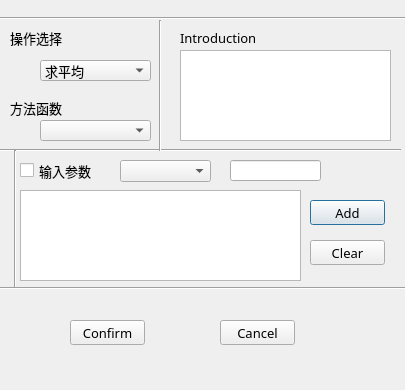
<?xml version="1.0" encoding="UTF-8"?>
<ui version="4.0">
 <class>Process</class>
 <widget class="QDialog" name="Process">
  <property name="geometry">
   <rect>
    <x>0</x>
    <y>0</y>
    <width>405</width>
    <height>390</height>
   </rect>
  </property>
  <property name="minimumSize">
   <size>
    <width>405</width>
    <height>390</height>
   </size>
  </property>
  <property name="maximumSize">
   <size>
    <width>405</width>
    <height>390</height>
   </size>
  </property>
  <property name="font">
   <font>
    <family>微软雅黑</family>
    <pointsize>10</pointsize>
   </font>
  </property>
  <property name="windowTitle">
   <string>数据处理</string>
  </property>
  <widget class="Line" name="line">
   <property name="geometry">
    <rect>
     <x>0</x>
     <y>10</y>
     <width>411</width>
     <height>16</height>
    </rect>
   </property>
   <property name="orientation">
    <enum>Qt::Horizontal</enum>
   </property>
  </widget>
  <widget class="Line" name="line_3">
   <property name="geometry">
    <rect>
     <x>0</x>
     <y>120</y>
     <width>401</width>
     <height>61</height>
    </rect>
   </property>
   <property name="orientation">
    <enum>Qt::Horizontal</enum>
   </property>
  </widget>
  <widget class="QComboBox" name="pcomboBox1">
   <property name="geometry">
    <rect>
     <x>40</x>
     <y>60</y>
     <width>111</width>
     <height>21</height>
    </rect>
   </property>
   <property name="focusPolicy">
    <enum>Qt::WheelFocus</enum>
   </property>
   <property name="autoFillBackground">
    <bool>false</bool>
   </property>
   <property name="styleSheet">
    <string notr="true">font: 75 9pt &quot;宋体&quot;;</string>
   </property>
   <property name="frame">
    <bool>true</bool>
   </property>
   <item>
    <property name="text">
     <string>求平均</string>
    </property>
   </item>
   <item>
    <property name="text">
     <string>求方差</string>
    </property>
   </item>
   <item>
    <property name="text">
     <string>排序</string>
    </property>
   </item>
   <item>
    <property name="text">
     <string>滑动平均</string>
    </property>
   </item>
   <item>
    <property name="text">
     <string>中值滤波</string>
    </property>
   </item>
   <item>
    <property name="text">
     <string>高斯滤波</string>
    </property>
   </item>
   <item>
    <property name="text">
     <string>统计信息</string>
    </property>
   </item>
  </widget>
  <widget class="QLabel" name="label">
   <property name="geometry">
    <rect>
     <x>10</x>
     <y>100</y>
     <width>81</width>
     <height>16</height>
    </rect>
   </property>
   <property name="styleSheet">
    <string notr="true">font: 75 12pt &quot;宋体&quot;;</string>
   </property>
   <property name="text">
    <string>方法函数</string>
   </property>
  </widget>
  <widget class="Line" name="line_2">
   <property name="geometry">
    <rect>
     <x>150</x>
     <y>20</y>
     <width>21</width>
     <height>131</height>
    </rect>
   </property>
   <property name="orientation">
    <enum>Qt::Vertical</enum>
   </property>
  </widget>
  <widget class="QLabel" name="label_2">
   <property name="geometry">
    <rect>
     <x>180</x>
     <y>30</y>
     <width>101</width>
     <height>16</height>
    </rect>
   </property>
   <property name="styleSheet">
    <string notr="true">font: 75 9pt &quot;宋体&quot;;</string>
   </property>
   <property name="text">
    <string>Introduction</string>
   </property>
  </widget>
  <widget class="QTextEdit" name="textEdit">
   <property name="geometry">
    <rect>
     <x>180</x>
     <y>50</y>
     <width>211</width>
     <height>91</height>
    </rect>
   </property>
   <property name="styleSheet">
    <string notr="true">font: 75 12pt &quot;宋体&quot;;</string>
   </property>
   <property name="undoRedoEnabled">
    <bool>false</bool>
   </property>
   <property name="lineWrapMode">
    <enum>QTextEdit::WidgetWidth</enum>
   </property>
   <property name="textInteractionFlags">
    <set>Qt::NoTextInteraction</set>
   </property>
  </widget>
  <widget class="QPushButton" name="pushButton">
   <property name="geometry">
    <rect>
     <x>310</x>
     <y>200</y>
     <width>75</width>
     <height>25</height>
    </rect>
   </property>
   <property name="styleSheet">
    <string notr="true">font: 75 9pt &quot;宋体&quot;;</string>
   </property>
   <property name="text">
    <string>Add</string>
   </property>
  </widget>
  <widget class="QPushButton" name="pushButton_2">
   <property name="geometry">
    <rect>
     <x>310</x>
     <y>240</y>
     <width>75</width>
     <height>25</height>
    </rect>
   </property>
   <property name="styleSheet">
    <string notr="true">font: 75 9pt &quot;宋体&quot;;</string>
   </property>
   <property name="text">
    <string>Clear</string>
   </property>
  </widget>
  <widget class="QTextEdit" name="textEdit_2">
   <property name="geometry">
    <rect>
     <x>20</x>
     <y>190</y>
     <width>281</width>
     <height>91</height>
    </rect>
   </property>
   <property name="styleSheet">
    <string notr="true">font: 75 12pt &quot;宋体&quot;;</string>
   </property>
  </widget>
  <widget class="Line" name="line_4">
   <property name="geometry">
    <rect>
     <x>0</x>
     <y>280</y>
     <width>431</width>
     <height>16</height>
    </rect>
   </property>
   <property name="orientation">
    <enum>Qt::Horizontal</enum>
   </property>
  </widget>
  <widget class="QLineEdit" name="lineEdit">
   <property name="geometry">
    <rect>
     <x>230</x>
     <y>160</y>
     <width>91</width>
     <height>21</height>
    </rect>
   </property>
   <property name="styleSheet">
    <string notr="true">font: 75 12pt &quot;宋体&quot;;</string>
   </property>
  </widget>
  <widget class="QComboBox" name="pcomboBox3">
   <property name="geometry">
    <rect>
     <x>120</x>
     <y>160</y>
     <width>91</width>
     <height>22</height>
    </rect>
   </property>
  </widget>
  <widget class="Line" name="line_5">
   <property name="geometry">
    <rect>
     <x>-10</x>
     <y>150</y>
     <width>51</width>
     <height>138</height>
    </rect>
   </property>
   <property name="orientation">
    <enum>Qt::Vertical</enum>
   </property>
  </widget>
  <widget class="QLabel" name="label1">
   <property name="geometry">
    <rect>
     <x>10</x>
     <y>30</y>
     <width>101</width>
     <height>16</height>
    </rect>
   </property>
   <property name="styleSheet">
    <string notr="true">font: 75 12pt &quot;宋体&quot;;</string>
   </property>
   <property name="text">
    <string>操作选择</string>
   </property>
  </widget>
  <widget class="QComboBox" name="pcomboBox2">
   <property name="geometry">
    <rect>
     <x>40</x>
     <y>120</y>
     <width>111</width>
     <height>21</height>
    </rect>
   </property>
   <property name="font">
    <font>
     <family>宋体</family>
     <pointsize>9</pointsize>
     <weight>9</weight>
     <italic>false</italic>
     <bold>false</bold>
    </font>
   </property>
   <property name="styleSheet">
    <string notr="true">font: 75 9pt &quot;宋体&quot;;</string>
   </property>
  </widget>
  <widget class="QCheckBox" name="pcheckBox">
   <property name="geometry">
    <rect>
     <x>20</x>
     <y>160</y>
     <width>91</width>
     <height>21</height>
    </rect>
   </property>
   <property name="styleSheet">
    <string notr="true">font: 75 9pt &quot;宋体&quot;;</string>
   </property>
   <property name="text">
    <string>输入参数</string>
   </property>
  </widget>
  <widget class="QPushButton" name="pbuttonOK">
   <property name="geometry">
    <rect>
     <x>70</x>
     <y>320</y>
     <width>75</width>
     <height>25</height>
    </rect>
   </property>
   <property name="styleSheet">
    <string notr="true">font: 75 9pt &quot;宋体&quot;;</string>
   </property>
   <property name="text">
    <string>Confirm</string>
   </property>
  </widget>
  <widget class="QPushButton" name="pbuttonCancel">
   <property name="geometry">
    <rect>
     <x>220</x>
     <y>320</y>
     <width>75</width>
     <height>25</height>
    </rect>
   </property>
   <property name="styleSheet">
    <string notr="true">font: 75 9pt &quot;宋体&quot;;</string>
   </property>
   <property name="text">
    <string>Cancel</string>
   </property>
  </widget>
 </widget>
 <resources/>
 <connections/>
</ui>
